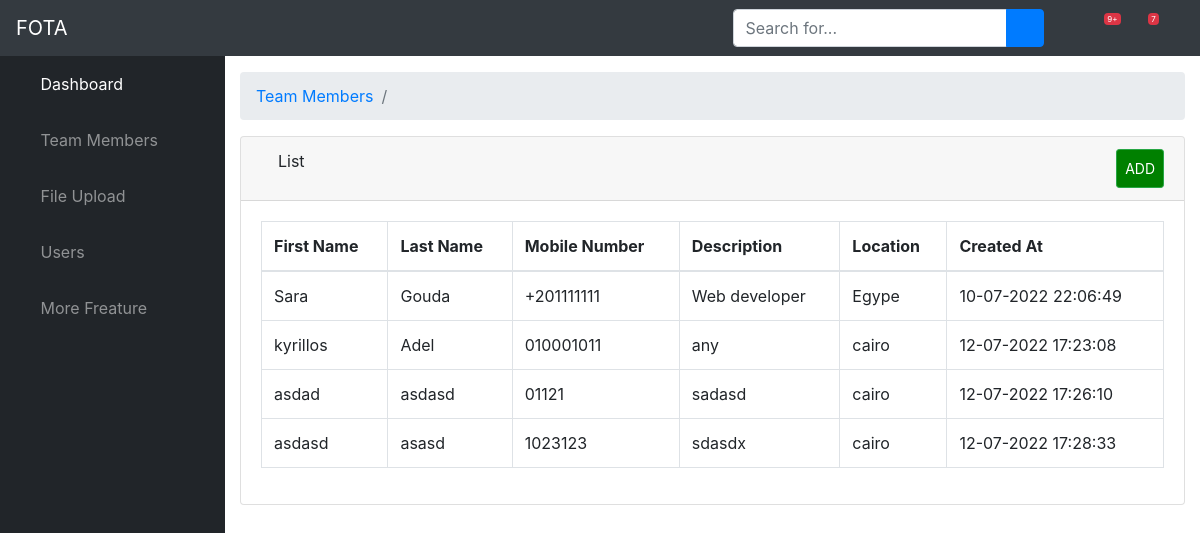
The page /list (signed in) on the database its author committed.
### crud/models.py (models this page shows)
class Member(models.Model):
    firstname = models.CharField(max_length=40, blank=False)
    lastname = models.CharField(max_length=40, blank=False)
    mobile_number = models.CharField(max_length=10, blank=True)
    description = models.TextField(max_length=255, blank=False)
    location = models.TextField(max_length=255, blank=False)
    date = models.DateField('%m/%d/%Y')
    created_at = models.DateTimeField('%m/%d/%Y %H:%M:%S')
    updated_at = models.DateTimeField('%m/%d/%Y %H:%M:%S')

### crud/views.py (the view)
# urls.py: path('list', views.list, name='list'),
@login_required
def list(request):
    members_list = Member.objects.all()
    paginator = Paginator(members_list, 5)
    page = request.GET.get('page')
    try:
        members = paginator.page(page)
    except PageNotAnInteger:
        members = paginator.page(1)
    except EmptyPage:
        members = paginator.page(paginator.num_pages)
    return render(request, 'list.html', {'members': members})

### templates/list.html (shortened to what this page needs)
{% extends 'layout/app.html' %}
{% load static %}
{% block body %}
    <div id="content-wrapper">
        <div class="container-fluid">
            <ol class="breadcrumb">
                <li class="breadcrumb-item">
                    <a href="#">Team Members</a>
                </li>
                <li class="breadcrumb-item active"></li>
            </ol>
            <div class="card mb-3">
                <div class="card-header">
                    <i class="fas fa-table"></i>
                    List
                    <a  class="btn btn-sm btn-success" href="{% url 'create' %}" style="padding: 8px; float: right; background-color: green; color: white;">ADD</a>
                </div>
                <div class="card-body">
                    <div class="table-responsive">
                        <table class="table table-bordered" id="dataTable" width="100%" cellspacing="0">
                            <thead>
                            <tr>
                                <th>First Name</th>
                                <th>Last Name</th>
                                <th>Mobile Number</th>
                                <th>Description</th>
                                <th>Location</th>
                                <th>Created At</th>
                            </tr>
                            </thead>
                            <tbody>
                            {% for member in members %}
                                <tr>
                                    <td>{{ member.firstname }}</td>
                                    <td>{{ member.lastname }}</td>
                                    <td>{{ member.mobile_number }}</td>
                                    <td>{{ member.description }}</td>
                                    <td>{{ member.location }}</td>
                                    <td>{{ member.created_at  |date:"d-m-Y H:i:s" }}</td>
                                </tr>
                            {% endfor %}
                            </tbody>
                        </table>
                    </div>
                </div>
            </div>
        </div>
    </div>
{% endblock %}

### templates/layout/app.html (shortened to what this page needs)
<!DOCTYPE html>
<html lang="en">
<head>
    {% load static %}
    <link href="{% static 'vendor/fontawesome-free/css/all.min.css' %}" rel="stylesheet" type="text/css">
    <link href="{% static 'vendor/datatables/dataTables.bootstrap4.css' %}" rel="stylesheet">
    <link href="{% static 'css/sb-admin.css' %}" rel="stylesheet">
</head>
<body id="page-top">
{% include "elements/header.html" %}
<div id="wrapper">
    {% include "elements/sidebar.html" %}
    {% block body %}{% endblock %}
</div>
</body>
</html>

### templates/elements/header.html (shortened to what this page needs)
<nav class="navbar navbar-expand navbar-dark bg-dark static-top">
    <a class="navbar-brand mr-1" href="index.html">FOTA</a>
    <button class="btn btn-link btn-sm text-white order-1 order-sm-0" id="sidebarToggle" href="#">
        <i class="fas fa-bars"></i>
    </button>
    <form class="d-none d-md-inline-block form-inline ml-auto mr-0 mr-md-3 my-2 my-md-0">
        <div class="input-group">
            <input type="text" class="form-control" placeholder="Search for..." aria-label="Search" aria-describedby="basic-addon2">
            <div class="input-group-append">
                <button class="btn btn-primary" type="button">
                    <i class="fas fa-search"></i>
                </button>
            </div>
        </div>
    </form>
    <ul class="navbar-nav ml-auto ml-md-0">
        <li class="nav-item dropdown no-arrow mx-1">
            <a class="nav-link dropdown-toggle" href="#" id="alertsDropdown" role="button" data-toggle="dropdown" aria-haspopup="true" aria-expanded="false">
                <i class="fas fa-bell fa-fw"></i>
                <span class="badge badge-danger">9+</span>
            </a>
        </li>
        <li class="nav-item dropdown no-arrow mx-1">
            <a class="nav-link dropdown-toggle" href="#" id="messagesDropdown" role="button" data-toggle="dropdown" aria-haspopup="true" aria-expanded="false">
                <i class="fas fa-envelope fa-fw"></i>
                <span class="badge badge-danger">7</span>
            </a>
        </li>
        <li class="nav-item dropdown no-arrow">
            <a class="nav-link dropdown-toggle" href="#" id="userDropdown" role="button" data-toggle="dropdown" aria-haspopup="true" aria-expanded="false">
                <i class="fas fa-user-circle fa-fw"></i>
            </a>
        </li>
    </ul>
</nav>

### templates/elements/sidebar.html (shortened to what this page needs)
<ul class="sidebar navbar-nav">
    <li class="nav-item active">
        <a class="nav-link" href="{% url 'index' %}">
            <i class="fas fa-fw fa-tachometer-alt"></i>
            <span>Dashboard</span>
        </a>
    </li>
    <li class="nav-item">
        <a class="nav-link" href="{% url 'list' %}">
            <i class="fas fa-fw fa-database"></i>
            <span>Team Members</span>
        </a>
    </li>
    <li class="nav-item">
        <a class="nav-link" href="{% url 'fileupload' %}">
            <i class="fas fa-fw fa-table"></i>
            <span>File Upload</span>
        </a>
    </li>
    <li class="nav-item dropdown">
        <a class="nav-link dropdown-toggle" href="#" id="pagesDropdown" role="button" data-toggle="dropdown" aria-haspopup="true" aria-expanded="false">
            <i class="fas fa-fw fa-folder"></i>
            <span>Users</span>
        </a>
    </li>
     <li class="nav-item dropdown">
        <a class="nav-link dropdown-toggle" href="#" id="pagesDropdown" role="button" data-toggle="dropdown" aria-haspopup="true" aria-expanded="false">
            <i class="fas fa-fw fa-file"></i>
            <span>More Freature</span>
        </a>
    </li>
</ul>

### rows shown on the page
Member: firstname "Sara", lastname "Gouda", mobile_number "+201111111", description "Web developer", location "Egype", created_at "10-07-2022 22:06:49"
Member: firstname "kyrillos", lastname "Adel", mobile_number "010001011", description "any", location "cairo", created_at "12-07-2022 17:23:08"
Member: firstname "asdad", lastname "asdasd", mobile_number "01121", description "sadasd", location "cairo", created_at "12-07-2022 17:26:10"
Member: firstname "asdasd", lastname "asasd", mobile_number "1023123", description "sdasdx", location "cairo", created_at "12-07-2022 17:28:33"
